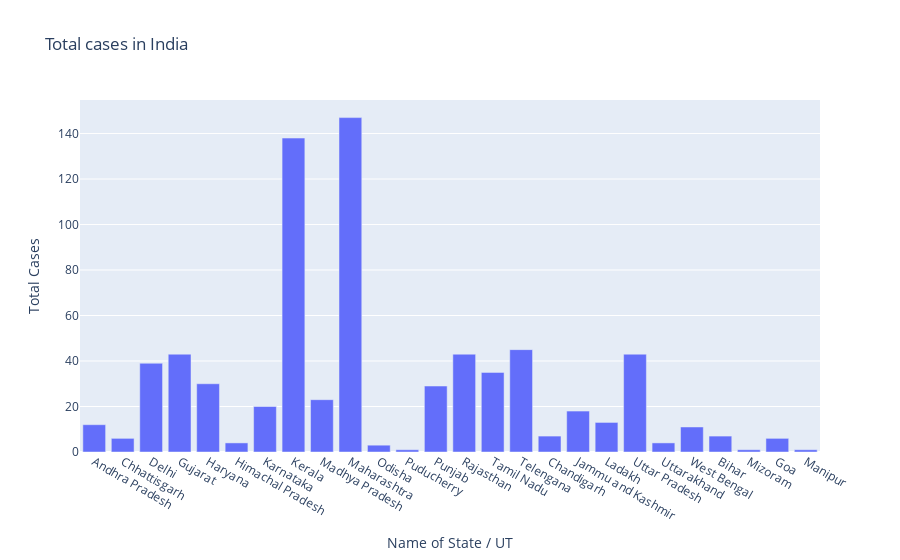

Here is the notebook cell this chart was saved with:
### Code cell
#Matplotlib
fig=plt.figure(figsize=(20,10),dpi=200)
axes=fig.add_axes([0,0,1,1])
axes.bar(df['Name of State / UT'],df['Total Cases'])
axes.set_title('Total cases in India')
axes.set_xlabel("Name of State / UT")
axes.set_ylabel("Total Cases")
plt.show()

#plotly
fig=go.Figure()
fig.add_trace(go.Bar(x=df['Name of State / UT'],y=df['Total Cases']))
fig.update_layout(title='Total cases in India',xaxis=dict(title='Name of State / UT'),yaxis=dict(title='Total Cases'))

### Figure 1 — Plotly figure (JSON) as saved in the notebook; plotly's stock layout.template omitted (floating-point values rounded to 4 significant figures)
{"data": [{"type": "bar", "x": ["Andhra Pradesh", "Chhattisgarh", "Delhi", "Gujarat", "Haryana", "Himachal Pradesh", "Karnataka", "Kerala", "Madhya Pradesh", "Maharashtra", "Odisha", "Puducherry", "Punjab", "Rajasthan", "Tamil Nadu", "Telengana", "Chandigarh", "Jammu and Kashmir", "Ladakh", "Uttar Pradesh", "Uttarakhand", "West Bengal", "Bihar", "Mizoram", "Goa", "Manipur"], "y": [12, 6, 39, 43, 30, 4, 20, 138, 23, 147, 3, 1, 29, 43, 35, 45, 7, 18, 13, 43, 4, 11, 7, 1, 6, 1]}], "layout": {"title": {"text": "Total cases in India"}, "xaxis": {"title": {"text": "Name of State / UT"}}, "yaxis": {"title": {"text": "Total Cases"}}}}
